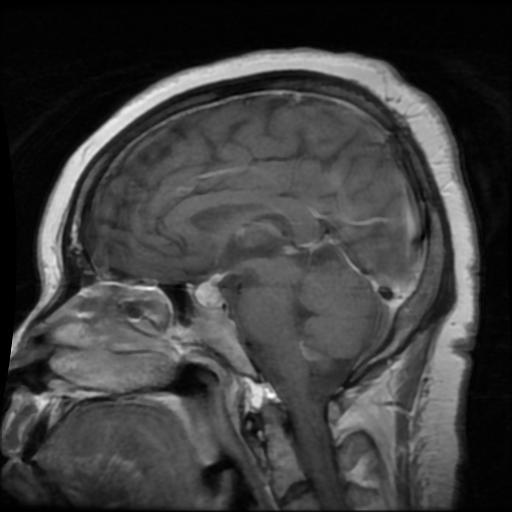
#> input picture data/raw/avec_labels/cancer/05340cd4-3bb2-459d-9937-bf27d52d8351.jpg, 512 x 512 px; its folder holds only this picture in this run; the run also reads 1 picture not shown here
$ jupyter execute 1_EDA.ipynb
#> lines starting #> are read from the running program, lines starting #| are printed output that depends on the picture
# 1. Exploration initiale du jeu de radiographies

Objectif : importer les données fournies, vérifier la structure des fichiers, contrôler la résolution et les canaux couleur des images, puis afficher quelques exemples visuels.

[cell 1]
# Importer les bibliothèques nécessaires
from pathlib import Path
from collections import Counter

import pandas as pd
import matplotlib.pyplot as plt
from PIL import Image

[cell 2]
# Chemins
DATA_DIR = Path("data/raw")
LABELED_DIR = DATA_DIR / "avec_labels"
UNLABELED_DIR = DATA_DIR / "sans_label"

print("Dossier data :", DATA_DIR.resolve())
print("Existe :", DATA_DIR.exists())
print("Dossier avec labels :", LABELED_DIR.exists())
print("Dossier sans label :", UNLABELED_DIR.exists())

[cell 3]
# Lister les images dans le dossier data
image_paths = sorted(DATA_DIR.rglob("*.jpg"))

print("Nombre total d'images :", len(image_paths))
print("Exemple de fichier :", image_paths[0])

[cell 4]
# Tableau de synthèse des images
records = []

for path in image_paths:
    if "avec_labels" in path.parts:
        split = "avec_labels"
        label = path.parent.name
    elif "sans_label" in path.parts:
        split = "sans_label"
        label = "unknown"
    else:
        split = "unknown"
        label = "unknown"

    records.append({
        "path": path,
        "filename": path.name,
        "split": split,
        "label": label,
        "extension": path.suffix.lower()
    })

df = pd.DataFrame(records)
df.head()

[cell 5]
# Vue d'ensemble des labels
print("Nombre total d'images :", len(df))

display(df["split"].value_counts())
display(df["label"].value_counts())
display(df["extension"].value_counts())

[cell 6]
# Résolution des images et erreurs éventuelles
image_info = []
errors = []

for path in image_paths:
    try:
        with Image.open(path) as img:
#> img is the input picture: PIL image 512x512 RGB; min 0, max 255, mean 62.3
            image_info.append({
                "path": path,
                "width": img.width,
                "height": img.height,
                "mode": img.mode,
                "format": img.format
            })
    except Exception as e:
        errors.append({
            "path": path,
            "error": str(e)
        })

info_df = pd.DataFrame(image_info)
#> info_df = table of 2 rows and 5 columns
errors_df = pd.DataFrame(errors)

print("Images lisibles :", len(info_df))
#| Images lisibles : 2
print("Images illisibles :", len(errors_df))

display(info_df.head())

[cell 7]
# Synthèse technique des images
print("Résolutions détectées :")
display(info_df[["width", "height"]].value_counts().reset_index(name="count"))

print("Modes couleur détectés :")
display(info_df["mode"].value_counts())

print("Formats détectés :")
display(info_df["format"].value_counts())

[cell 8]
# Fusionner les informations techniques avec le DataFrame principal
df = df.merge(info_df, on="path", how="left")
#> df = table of 2 rows and 9 columns
df.head()
#> Out = table of 2 rows and 9 columns

[cell 9]
# Visualisation des images
def show_images(paths, title, n_cols=5):
#> called with title = "Exemples d'images labellisées cancer", n_cols = 5
    n_images = len(paths)
#> n_images = 1
    n_rows = (n_images + n_cols - 1) // n_cols
#> n_rows = 1

    plt.figure(figsize=(n_cols * 3, n_rows * 3))

    for i, path in enumerate(paths):
        img = Image.open(path)

        plt.subplot(n_rows, n_cols, i + 1)
        plt.imshow(img)
        plt.title(path.parent.name)
        plt.axis("off")

    plt.suptitle(title, fontsize=16)
    plt.tight_layout()
    plt.show()

[cell 10]
# ... avec cancer
cancer_examples = df[df["label"] == "cancer"]["path"].head(10).tolist()
show_images(cancer_examples, "Exemples d'images labellisées cancer")

[cell 11]
# ... normal
normal_examples = df[df["label"] == "normal"]["path"].head(10).tolist()
show_images(normal_examples, "Exemples d'images labellisées normal")

[cell 12]
# ... sans label
unlabeled_examples = df[df["label"] == "unknown"]["path"].head(10).tolist()
#> unlabeled_examples = []
show_images(unlabeled_examples, "Exemples d'images sans label")

[cell 13]
# Visualiser la répartition
label_counts = df["label"].value_counts()

plt.figure(figsize=(8, 5))
label_counts.plot(kind="bar")
plt.title("Répartition des images par label")
plt.xlabel("Label")
plt.ylabel("Nombre d'images")
plt.xticks(rotation=0)
plt.show()
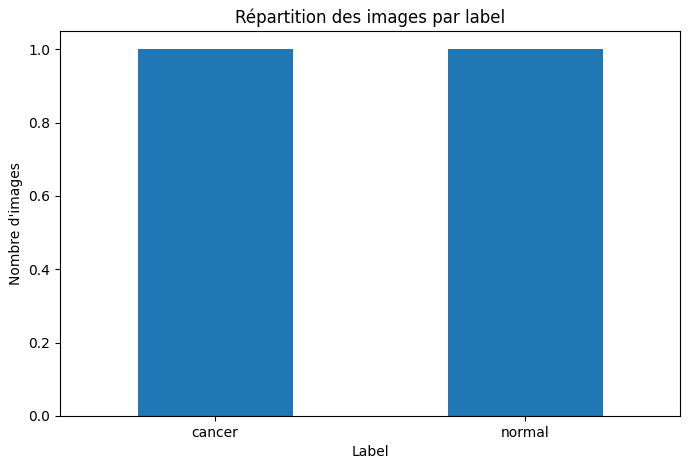
#> figure drawn by matplotlib, 1 panel
